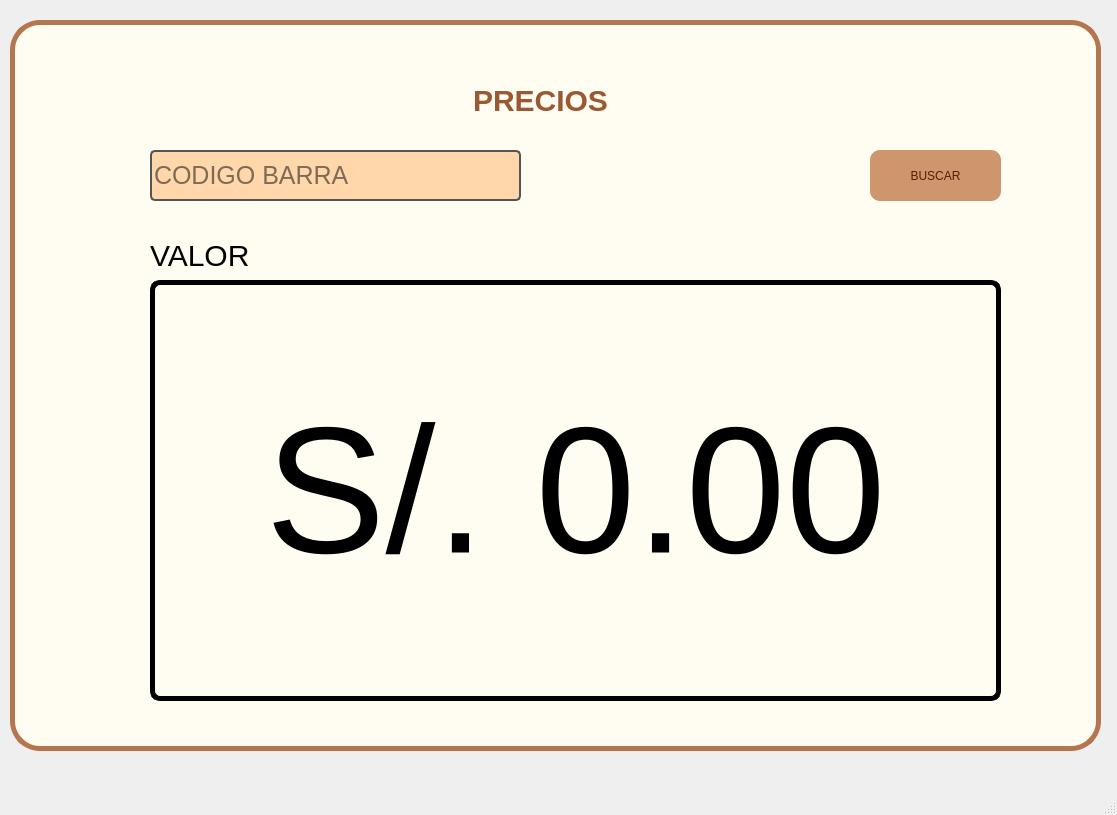
<?xml version="1.0" encoding="UTF-8"?>
<ui version="4.0">
 <class>MainWindow</class>
 <widget class="QMainWindow" name="MainWindow">
  <property name="geometry">
   <rect>
    <x>0</x>
    <y>0</y>
    <width>1117</width>
    <height>815</height>
   </rect>
  </property>
  <property name="windowTitle">
   <string>MainWindow</string>
  </property>
  <widget class="QWidget" name="centralwidget">
   <widget class="QFrame" name="frame_main">
    <property name="geometry">
     <rect>
      <x>10</x>
      <y>20</y>
      <width>1091</width>
      <height>731</height>
     </rect>
    </property>
    <property name="styleSheet">
     <string notr="true">#frame_main {
    background-color: rgb(255, 252, 242);
    border: 5px solid #b4764f;
    border-radius: 30px;
}</string>
    </property>
    <property name="frameShape">
     <enum>QFrame::Shape::StyledPanel</enum>
    </property>
    <property name="frameShadow">
     <enum>QFrame::Shadow::Raised</enum>
    </property>
    <widget class="QLabel" name="titulo_precios">
     <property name="geometry">
      <rect>
       <x>250</x>
       <y>60</y>
       <width>561</width>
       <height>41</height>
      </rect>
     </property>
     <property name="styleSheet">
      <string notr="true">QLabel{
color: #9a5833;
border: none;
font-weight: bold;
font-size: 30px;
font-family:  &quot;Arial Rounded MT&quot;;
}
</string>
     </property>
     <property name="text">
      <string>PRECIOS</string>
     </property>
     <property name="alignment">
      <set>Qt::AlignmentFlag::AlignCenter</set>
     </property>
    </widget>
    <widget class="QLineEdit" name="lineEdit_descripcion">
     <property name="geometry">
      <rect>
       <x>140</x>
       <y>130</y>
       <width>371</width>
       <height>51</height>
      </rect>
     </property>
     <property name="styleSheet">
      <string notr="true">#lineEdit_descripcion{
	background-color: #ffd7ab;
	color : rgb(0, 0, 0);
	border: 2px solid #555555; 
    border-radius: 5px; 
	font-size: 25px
}</string>
     </property>
     <property name="inputMask">
      <string/>
     </property>
     <property name="text">
      <string/>
     </property>
     <property name="placeholderText">
      <string>CODIGO BARRA</string>
     </property>
    </widget>
    <widget class="QPushButton" name="adic_prod">
     <property name="geometry">
      <rect>
       <x>860</x>
       <y>130</y>
       <width>131</width>
       <height>51</height>
      </rect>
     </property>
     <property name="styleSheet">
      <string notr="true">QPushButton{
font-family: &quot;Arial Rounded MT&quot;;
color:rgb(91, 27, 0);
background-color: rgb(205, 150, 108);
border-radius: 10px;
padding: 1px 2px;;
}
QPushButton:hover {
    /* 🖱️ Color al pasar por encima */
    background-color: #b4764f; /* Un azul más oscuro que el base */
}
QPushButton:pressed {
    background-color: #9a5833; /* Un color aún más oscuro */

}</string>
     </property>
     <property name="text">
      <string>BUSCAR</string>
     </property>
    </widget>
    <widget class="QLabel" name="label_resultado">
     <property name="geometry">
      <rect>
       <x>140</x>
       <y>260</y>
       <width>851</width>
       <height>421</height>
      </rect>
     </property>
     <property name="styleSheet">
      <string notr="true">#label_resultado{
    border: 5px solid #000000;
	border-radius: 10px;
	font-size: 180px;
	color: #000000;
}</string>
     </property>
     <property name="text">
      <string>S/. 0.00</string>
     </property>
     <property name="alignment">
      <set>Qt::AlignmentFlag::AlignCenter</set>
     </property>
    </widget>
    <widget class="QLabel" name="label">
     <property name="geometry">
      <rect>
       <x>140</x>
       <y>220</y>
       <width>221</width>
       <height>31</height>
      </rect>
     </property>
     <property name="styleSheet">
      <string notr="true">#label{
color: rgb(0, 0, 0);
font-size:30px

}</string>
     </property>
     <property name="text">
      <string>VALOR</string>
     </property>
    </widget>
   </widget>
  </widget>
  <widget class="QMenuBar" name="menubar">
   <property name="geometry">
    <rect>
     <x>0</x>
     <y>0</y>
     <width>1117</width>
     <height>33</height>
    </rect>
   </property>
  </widget>
  <widget class="QStatusBar" name="statusbar"/>
 </widget>
 <resources/>
 <connections/>
</ui>
